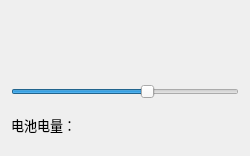
<?xml version="1.0" encoding="UTF-8"?>
<ui version="4.0">
 <class>Widget</class>
 <widget class="QWidget" name="Widget">
  <property name="geometry">
   <rect>
    <x>0</x>
    <y>0</y>
    <width>250</width>
    <height>156</height>
   </rect>
  </property>
  <property name="font">
   <font>
    <pointsize>10</pointsize>
   </font>
  </property>
  <property name="windowTitle">
   <string>自定义Widget组件</string>
  </property>
  <layout class="QVBoxLayout" name="verticalLayout">
   <item>
    <widget class="QmyBattery" name="battery" native="true"/>
   </item>
   <item>
    <widget class="QSlider" name="horizontalSlider">
     <property name="value">
      <number>60</number>
     </property>
     <property name="orientation">
      <enum>Qt::Horizontal</enum>
     </property>
    </widget>
   </item>
   <item>
    <widget class="QLabel" name="LabInfo">
     <property name="maximumSize">
      <size>
       <width>16777215</width>
       <height>40</height>
      </size>
     </property>
     <property name="text">
      <string>电池电量：</string>
     </property>
    </widget>
   </item>
  </layout>
 </widget>
 <layoutdefault spacing="6" margin="11"/>
 <customwidgets>
  <customwidget>
   <class>QmyBattery</class>
   <extends>QWidget</extends>
   <header location="global">qmybattery.h</header>
   <container>1</container>
  </customwidget>
 </customwidgets>
 <resources/>
 <connections/>
</ui>
